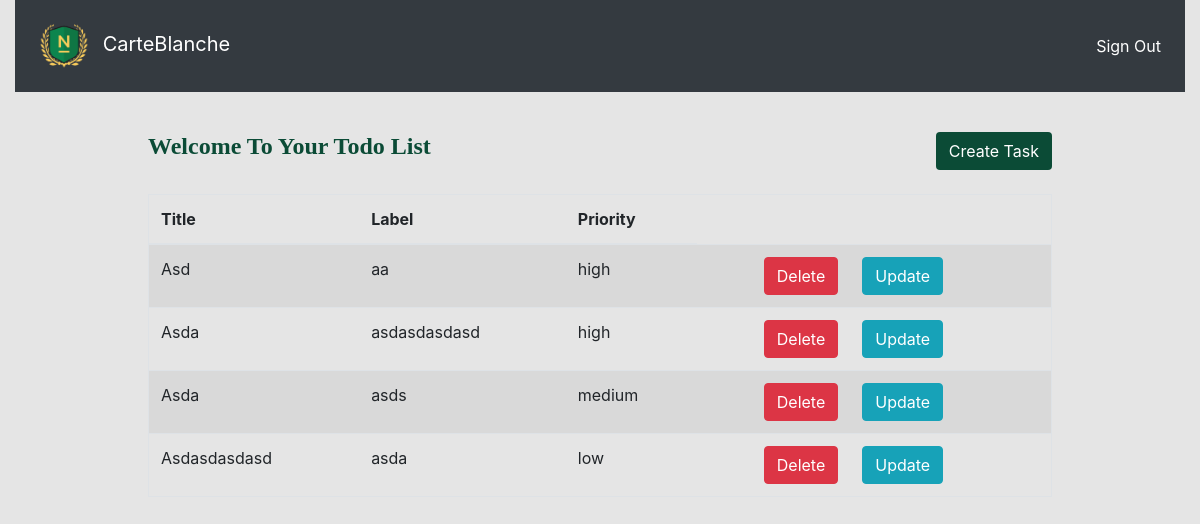
The page /index (signed in) on the database as committed earlier.
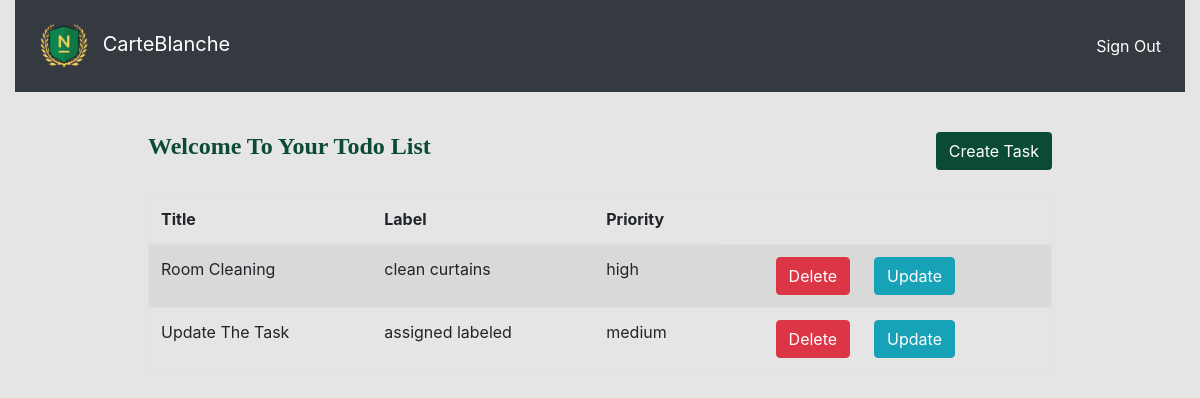
The same page on the database as committed later.
### app.py (models this page shows)
class Task(db.Model):
    id = db.Column(db.Integer, primary_key=True)
    title = db.Column(db.String(200), nullable = False)
    priority = db.Column(db.String(20), nullable = False)
    label = db.Column(db.String(30), nullable = True)
    todo_id = db.Column(db.Integer, db.ForeignKey('todo.id'), nullable=False)
    todo = db.relationship('Todo',
        backref=db.backref('task', lazy=True))

### app.py (the view)
@app.route("/index")
def index():
    if 'username' not in session:
        flash("Login First!!")
        return redirect(url_for('login'))
    else:
        results = None
        try:
            username = session["username"].lower()
            user = User.query.filter_by(username=username).first()
            todo = Todo.query.filter_by(user_id=user.id).first()
            order = {'low' : 3, 'medium' : 2, "high" : 1}
            sort_logic = case(value=Task.priority, whens=order).label("priority")
            results = Task.query.filter_by(todo_id=todo.id).order_by(sort_logic).all()
            print(results)
            return render_template("index.html", results = results, todo_id = todo.id )
        except:
            flash("Error Occured in Query!")
            print("Error Occured")
    return render_template("index.html", results = results, todo_id = todo.id )

### templates/index.html (shortened to what this page needs)
{% extends 'base.html' %}
{% block body %}
<div class="container-fluid">
    <nav class="navbar navbar-expand-sm bg-dark navbar-dark p-3">
        <a class="navbar-brand" href="#">
            <img src="{{ url_for('static', filename='images/logo.png') }}"
                width="50px" height="50px" class="mx-2">
                CarteBlanche
        </a>
        <ul class="navbar-nav ml-auto">
        <li class="nav-item active">
            <a class="nav-link" href="{{ url_for('logout') }}">Sign Out</a>
        </li>
        </ul>
    </nav>
    <div class="m-auto mt-4 p-3" style="max-width: 80%;">
        <div class="row mt-4 mb-4">
            <div class="col-8 font-weight-bold">
                <h4 class="main_color" style="font-weight: 600; font-family:Verdana">Welcome To Your Todo List</h4>
            </div>
            <div class="col-4 text-right">
                <a class="btn main_back text-white" href="{{ url_for('create_task', todo_id = todo_id) }}">Create Task</a>
            </div>
        </div>
        <div class="row mt-4">
            <div class="col">
                <table class="table table-striped border">
                    <thead>
                        <th>Title</th>
                        <th>Label</th>
                        <th>Priority</th>
                    </thead>
                    <tbody>
                    {% if results %}
                        {% for x in results %}
                            <tr class="my-3">
                                <td>{{ x["title"] }}</td>
                                <td >{{ x["label"] }}</td>
                                <td>{{ x["priority"] }}</td>
                                <td class="text-right"><a href='{{url_for("delete_task", task_id=x["id"])}}' class="btn btn-danger">Delete</a></td>
                                <td><a href='{{ url_for("update_task", task_id= x["id"]) }}' class="btn btn-info">Update</a></td>
                                <td></td>
                            </tr>
                        {% endfor %}
                    {% endif %}
                    </tbody>
                </table>
            </div>
        </div>
    </div>
</div>
{% endblock %}

### templates/base.html (shortened to what this page needs)
<!DOCTYPE html>
<html lang="en">
<head>
    <link rel="stylesheet" href="https://cdn.jsdelivr.net/npm/bootstrap@4.6.1/dist/css/bootstrap.min.css">
    <link rel="stylesheet" href="{{ url_for('static', filename='css/main.css') }}">
</head>
<body>
    {% block body %} {% endblock %}
</body>
</html>

### static/css/main.css (style rules this page uses)
body { background-color: #E5E5E5; }
.main_back { background-color: #0B4B36; }
.main_color { color: #0B4B36; }

Rows that differ between the two databases and show on the page:
removed Task: title "Asd", label "aa", priority "high"
removed Task: title "Asda", label "asdasdasdasd", priority "high"
removed Task: title "Asda", label "asds", priority "medium"
removed Task: title "Asdasdasdasd", label "asda", priority "low"
added Task: title "Room Cleaning", label "clean curtains", priority "high"
added Task: title "Update The Task", label "assigned labeled", priority "medium"
